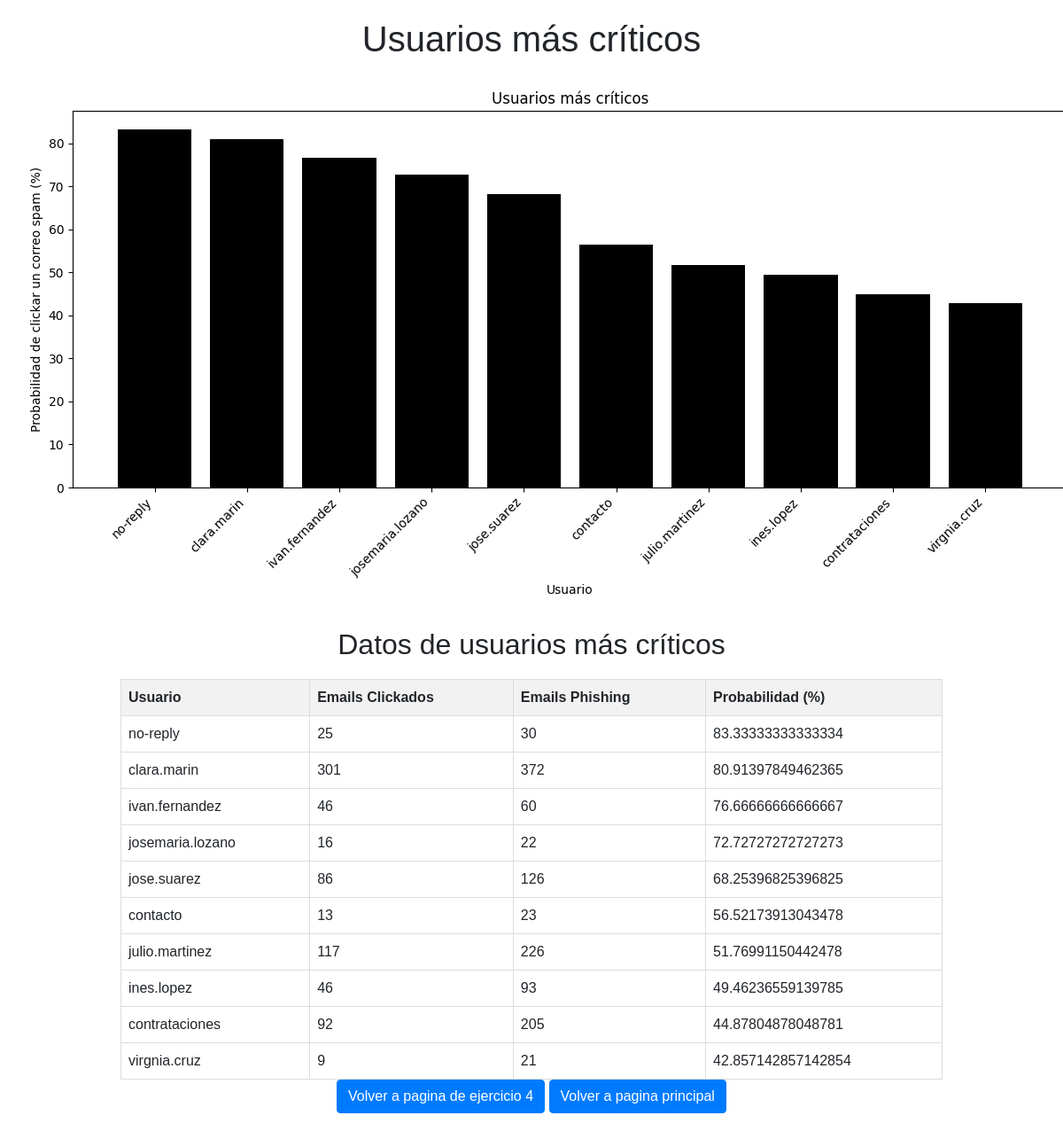
Screenshot of /parte2 with the database file from the repository.
### tables this page shows
CREATE TABLE usuarios(id TEXT PRIMARY KEY,telefono INTEGER,contrasena TEXT,segura INTEGER,provincia TEXT,permisos TEXT,emails_totales INTEGER,emails_phishing INTEGER,emails_clickados INTEGER);

### app.py (the view)
@app.route('/parte2')
def ej4_2():
    data4_2 = ejercicio4.ej4_2()
    return render_template('4parte2.html', **data4_2)

### templates/4parte2.html (shortened to what this page needs)
<!DOCTYPE html>
<html lang="en">
<head>
    <link href="https://stackpath.bootstrapcdn.com/bootstrap/4.5.2/css/bootstrap.min.css" rel="stylesheet">
</head>
<body>
    <h1>Usuarios más críticos</h1>
    <div class="chart">
        <img alt="Gráfico de usuarios críticos">
    </div>
    <h2>Datos de usuarios más críticos</h2>
    <div class="table-container">
        <table>
            <thead>
                <tr>
                    <th>Usuario</th>
                    <th>Emails Clickados</th>
                    <th>Emails Phishing</th>
                    <th>Probabilidad (%)</th>
                </tr>
            </thead>
            <tbody>
                {% for index, row in df_inseguro.iterrows() %}
                <tr>
                    <td>{{ row['id'] }}</td>
                    <td>{{ row['emails_clickados'] }}</td>
                    <td>{{ row['emails_phishing'] }}</td>
                    <td>{{ row['probabilidad'] }}</td>
                </tr>
                {% endfor %}
            </tbody>
        </table>
        <div class="btn-container text-center">
                <a href="/ejercicio4" class="btn btn-primary">Volver a pagina de ejercicio 4</a>
                <a href="/" class="btn btn-primary">Volver a pagina principal</a>
        </div>
    </div>
</body>
</html>

### templates/4parte2.html (style rules this page uses)
body { font-family: Arial, sans-serif; margin: 20px; }
h1, h2 { text-align: center; margin-bottom: 20px; }
.chart { margin: 20px auto; text-align: center; }
.table-container { margin: 0 auto; width: 80%; }
table { width: 100%; border-collapse: collapse; }
th, td { border: 1px solid #dddddd; text-align: left; padding: 8px; }
th { background-color: #f2f2f2; }

### rows the page displays
usuarios: id "no-reply"
usuarios: id "clara.marin"
usuarios: id "ivan.fernandez"
usuarios: id "josemaria.lozano"
usuarios: id "jose.suarez"
usuarios: id "contacto"
usuarios: id "julio.martinez"
usuarios: id "ines.lopez"
usuarios: id "contrataciones"
usuarios: id "virgnia.cruz"

### other values shown
{{ row['emails_clickados'] }} "25" "301" "46" "16" "86" "13" "117" "46" "92" "9"
{{ row['emails_phishing'] }} "30" "372" "60" "22" "126" "23" "226" "93" "205" "21"
{{ row['probabilidad'] }} "83.33333333333334" "80.91397849462365" "76.66666666666667" "72.72727272727273" "68.25396825396825" "56.52173913043478" "51.76991150442478" "49.46236559139785" "44.87804878048781" "42.857142857142854"
